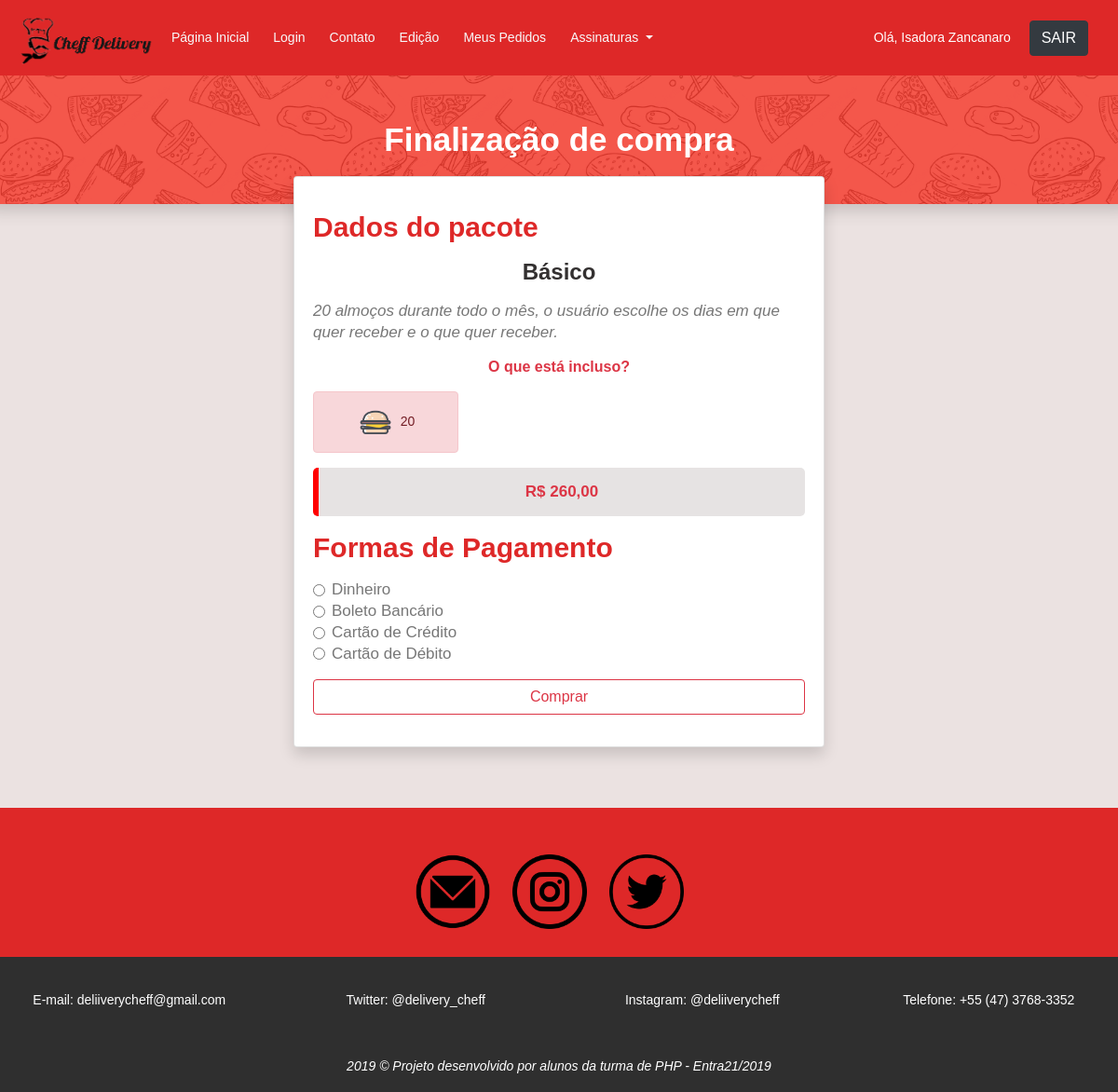
Page /finalizacao.php?id=5 (signed in) on the committed database.
### tables this page shows
CREATE TABLE `pacotes` (
  `id` int(11) NOT NULL,
  `nome_pacote` varchar(255) NOT NULL,
  `nome_imagem` varchar(255) NOT NULL,
  `descricao_pacote` varchar(255) NOT NULL,
  `preco_pacote` varchar(255) NOT NULL,
  `quantidade_cafe` int(11) NOT NULL,
  `quantidade_almoco` int(11) NOT NULL,
  `quantidade_jantar` int(11) NOT NULL
);

### backends/finalizacao.php (called while the page is built, shortened)
<?php
if (isset($_GET['id'])) {
	$id = $_GET['id'];
}
?>

### finalizacao.php (the view, shortened to what this page needs)
<?php
require_once"backends/finalizacao.php";
$lista = "SELECT * FROM pacotes WHERE id = $id";
$queryPacote = mysqli_query($con, $lista);
$lista = mysqli_fetch_all($queryPacote, MYSQLI_ASSOC);
?>
<!DOCTYPE html>
<html>
<head>
	<link rel="stylesheet" type="text/css" href="media/css/estilos.css">
	<link rel="stylesheet" href="https://stackpath.bootstrapcdn.com/bootstrap/4.3.1/css/bootstrap.min.css">
  <link rel="stylesheet" href="media/css/main.css">
</head>
<body style="background-color: rgb(235, 226, 225);">
  <?php require_once "header.php"; ?>
  <div class="row">
    <div class="shadow " style="  background-color: #f2392c ;
    background-image: url('media/images/food-pattern.png');
    min-height: 100px;
    min-width: 100%;
    background-size: 30%;
    background-position: center 1050px;" >
    <div class="text-center my-5">
      <h1 class="text-white mb-5" style="font-size: 35px;">Finalização de compra</h1>
    </div>
  </div>
</div>
<div class="col-10 col-md-6 mt-5 offset-md-3 offset-1" style="margin-top: -30px !important;">
  <div class="card shadow">
    <div class="card-body" >
      <form id="cadform" name="cadform" method="post" action="" onsubmit="return validaCampo();">
        <h2 class="mb-3 mt-3" style="color: #de2828;">Dados do pacote</h2>
        <?php foreach ($lista as $item) { ?>
          <h3 class="nome_pacote mb-3 text-center"><?=utf8_encode($item['nome_pacote'])?></h3>
          <p class="font-italic" style="font-size: 17px;"><?=utf8_encode($item['descricao_pacote'])?></p>
          <h5 class="text-danger text-center mb-3">O que está incluso?</h5>
          <div class="row">
            <?php if ($item['quantidade_almoco'] != 0) { ?>
              <div class=" col-md-4 m-0" role="alert">
                <div class="alert alert-danger text-center">
                  <img src="media/images/hamburger.png" style="max-height: 40px; margin-right: 7px;"><?=$item['quantidade_almoco']?><br>
                </div>
              </div>
            <?php } ?>
          </div>
          <p class="font-weight-bold text-center text-danger box  "><?=$item['preco_pacote']?></p>
        <?php } ?>
        <h2 class="mb-3 mt-3" style="color: #de2828;">Formas de Pagamento</h2>
        <div class="form-check">
         <input class="form-check-input" type="radio" name="forma_pagamento" id="dinheiro" value="dinheiro" >
         <label class="form-check-label" for="dinheiro" style="font-size: 17px;">Dinheiro</label>
       </div>
       <div class="form-check">
         <input class="form-check-input" type="radio" name="forma_pagamento" id="boleto_bancario" value="boleto_bancario" >
         <label class="form-check-label" for="boleto_bancario" style="font-size: 17px;">Boleto Bancário</label>
       </div>
       <div class="form-check">
        <input class="form-check-input" type="radio" name="forma_pagamento" id="cartao_credito" value="cartao_credito">
        <label class="form-check-label" for="cartao_credito" style="font-size: 17px;">Cartão de Crédito</label>
      </div>
      <div class="form-check">
        <input class="form-check-input" type="radio" name="forma_pagamento" id="cartao_debito" value="cartao_debito" >
        <label class="form-check-label" for="cartao_debito" style="font-size: 17px;">Cartão de Débito</label>
      </div>
      <button class="btn btn-outline-danger col-md-12 mt-3" name="btnComprar">Comprar</button>
    </form>
  </div>
</div>
</div>
<?php require_once "footer.php"; ?>
</body>
</html>

### media/css/estilos.css (style rules this page uses)
* { font-family: arial; }
.box { background-color: #e6e3e3; border-left: 6px solid red; border-radius: 5px; padding: 15px; color: #4f4d4d; font-size: 17px; font-weight: 600; }
.nome_pacote { color: #333030; }

### media/css/main.css (style rules this page uses)
body { color:#777;font-family:"Poppins",sans-serif;font-size:14px;font-weight:300;line-height:1.625em;position:relative }
h1,h2,h3,h4,h5,h6 { font-family:"Poppins",sans-serif;color:#222;line-height:1.2em !important;margin-bottom:0;margin-top:0;font-weight:600 }
h1,.h1 { font-size:36px }
h2,.h2 { font-size:30px }
h3,.h3 { font-size:24px }
h5,.h5 { font-size:16px }
.mb-5 { margin-bottom:5px }
.text-white { color:#fff }
.text-center { text-align:center }
h1 { font-size:36px }
h2 { font-size:30px }
h3 { font-size:24px }
h5 { font-size:16px }
h1,h2,h3,h4,h5,h6 { line-height:1.5em }

### rows in the picture
pacotes: nome_pacote "Básico", descricao_pacote "20 almoços durante todo o mês, o usuário escolhe os dias em que quer receber e o que quer receber.", quantidade_almoco "20", preco_pacote "R$ 260,00"

### other values in the picture
$_SESSION['nome_usuario'] "Isadora Zancanaro"
